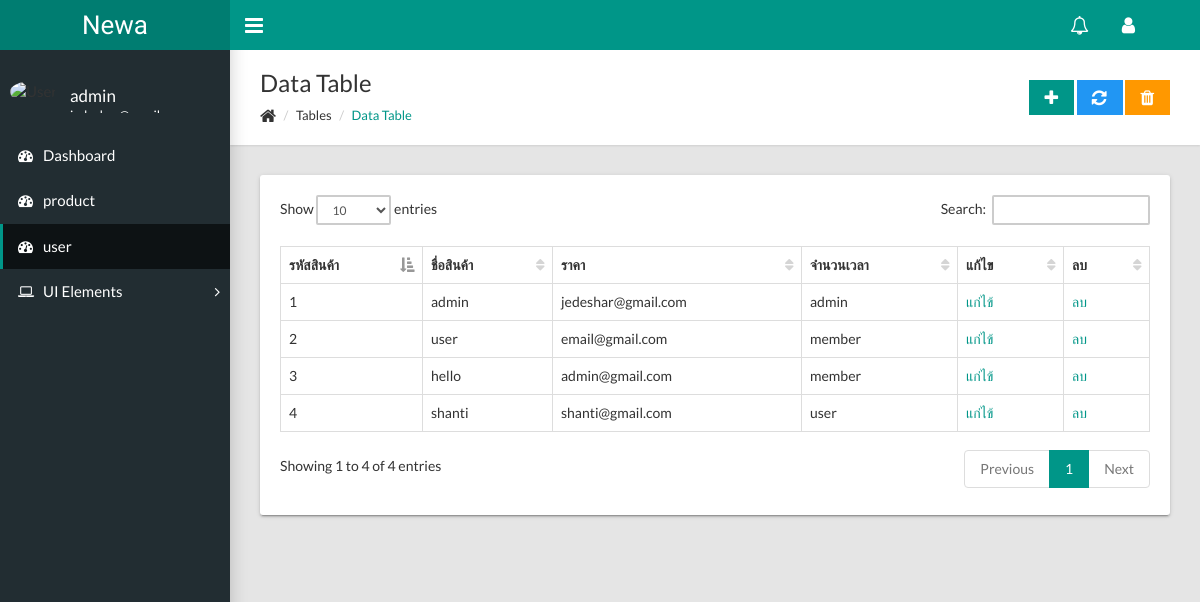
The app's page /dashboard/user.php (signed in) with its own data.
### tables this page shows
CREATE TABLE IF NOT EXISTS `tbl_users` (
  `user_id` int(11) unsigned NOT NULL,
  `firstname` varchar(100) NOT NULL,
  `lastname` varchar(100) NOT NULL,
  `username` varchar(100) NOT NULL,
  `password` varchar(255) NOT NULL,
  `email` varchar(60) NOT NULL,
  `avatar` varchar(100) NOT NULL,
  `status` enum('0','100','500') NOT NULL DEFAULT '0'
);

### dashboard/include/session.php (called while the page is built, shortened)
<?php
        $session_login_id = $_SESSION['user_id'];
        $qry_user = "SELECT * FROM tbl_users WHERE user_id='$session_login_id'";
        $result_user = mysqli_query($conn,$qry_user);
        if ($result_user) {
            $row_user = mysqli_fetch_array($result_user,MYSQLI_ASSOC);
            $s_login_username = $row_user['username'];
        }

### dashboard/include/view_all_users.php (the view, shortened to what this page needs)
<div class="page-title">
  <div>
    <h1>Data Table</h1>
    <ul class="breadcrumb side">
      <li><i class="fa fa-home fa-lg"></i></li>
      <li>Tables</li>
      <li class="active"><a href="#">Data Table</a></li>
    </ul>
  </div>
  <div>
    <a class="btn btn-primary btn-flat" href="user.php?source=user_add"><i class="fa fa-lg fa-plus"></i></a>
    <a class="btn btn-info btn-flat" href="#"><i class="fa fa-lg fa-refresh"></i></a>
    <a class="btn btn-warning btn-flat" href="#"><i class="fa fa-lg fa-trash"></i></a>
  </div>
</div>
<div class="row">
  <div class="col-md-12">
    <div class="card">
      <div class="card-body">
        <table class="table table-hover table-bordered" id="sampleTable">
          <thead>
            <tr>
              <th>รหัสสินค้า</th>
							<th>ชื่อสินค้า</th>
							<th>ราคา</th>
							<th>จำนวนเวลา</th>
							<th>แก้ไข</th>
							<th>ลบ</th>
            </tr>
          </thead>
          <tbody>
            <?php
							$sql = "select * from tbl_users";
							$result = mysqli_query($conn, $sql);
							while ($row = mysqli_fetch_array($result)){
								$user_id = $row["user_id"];
								$username = $row["username"];
								$email = $row["email"];
								$status = $row["status"];
?>
								<tr>
										<td><?=$user_id?></td>
										<td><?=$username?></td>
										<td><?=$email?></td>
										<td>
                      <?php
                        if ($status == 500) {
                          echo "admin";
                        }else if ($status == 100) {
                          echo "member";
                        }else if ($status == 0) {
                          echo "user";
                        }
                      ?>
                    </td>
										<td><a href='user.php?source=user_edit&id=<?=$user_id?>'>แก่ไข้</a></td>
										<td><a href='user.php?id=<?=$user_id?>' onclick='return confirm(\"ยืนยันการลบ\");'>ลบ</a></td>
									</tr>
                  <?php
							}
						?>
          </tbody>
        </table>
      </div>
    </div>
  </div>
</div>

### dashboard/include/_menuleft.php (shortened to what this page needs)
<aside class="main-sidebar hidden-print">
  <section class="sidebar">
    <div class="user-panel">
      <div class="pull-left image"><img class="img-circle" src="https://s3.amazonaws.com/uifaces/faces/twitter/jsa/48.jpg" alt="User Image"></div>
      <div class="pull-left info">
        <p><?=$s_login_username?></p>
        <p class="designation"><?=$s_login_email?></p>
      </div>
    </div>
    <ul class="sidebar-menu">
      <li <?php if($page == 'dashboard'){ echo 'class="active"';} ?>><a href="admin.php"><i class="fa fa-dashboard"></i><span>Dashboard</span></a></li>
      <li <?php if($page == 'product') {echo 'class="active"';} ?>><a href="product.php"><i class="fa fa-dashboard"></i><span>product</span></span></a></li>
      <li <?php if($page == 'user') {echo 'class="active"';} ?>><a href="user.php"><i class="fa fa-dashboard"></i><span>user</span></span></a></li>
      <li class="treeview"><a href="#"><i class="fa fa-laptop"></i><span>UI Elements</span><i class="fa fa-angle-right"></i></a>
      </li>
    </ul>
  </section>
</aside>

### records on screen
tbl_users: username "admin", user_id "1", email "jedeshar@gmail.com", status "admin"
tbl_users: user_id "2", username "user", email "email@gmail.com", status "member"
tbl_users: user_id "3", username "hello", email "admin@gmail.com", status "member"
tbl_users: user_id "4", username "shanti", email "shanti@gmail.com", status "user"
